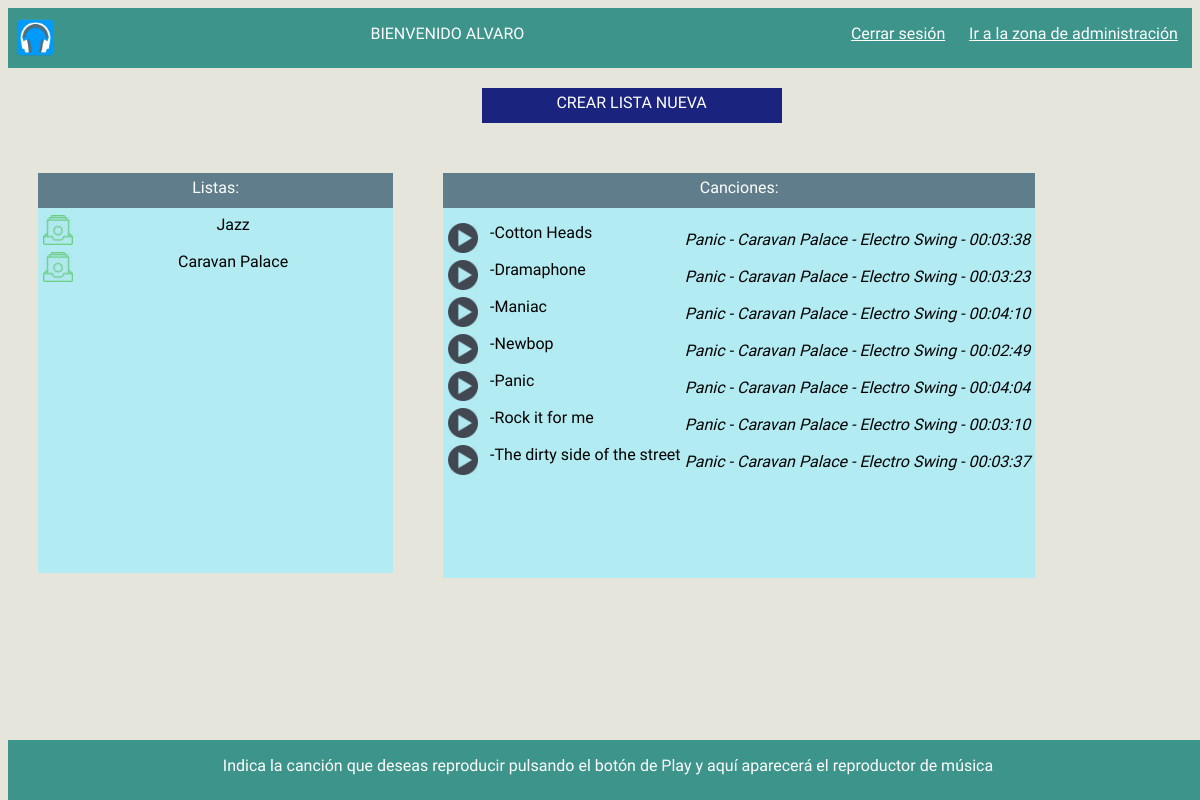
The app's page /area_usuario/usuario.php?id=4 (signed in) with its own data.
### tables this page shows
CREATE TABLE IF NOT EXISTS `lista` (
`id_lista` int(11) NOT NULL,
  `nombre_usuariofk` varchar(20) NOT NULL,
  `nombre_lista` varchar(50) NOT NULL,
  `fecha_crea` date NOT NULL
);

CREATE TABLE IF NOT EXISTS `cancion` (
`id_cancion` int(11) NOT NULL,
  `nombre_cancion` varchar(50) NOT NULL,
  `album` varchar(50) DEFAULT NULL,
  `anio_salida` year(4) DEFAULT NULL,
  `autor` varchar(50) DEFAULT NULL,
  `genero` varchar(50) DEFAULT NULL,
  `duracion` time NOT NULL
);

### area_usuario/usuario.php (the view, shortened to what this page needs)
<?php
  include("../configuracion_bd.php");
?>
<!DOCTYPE html>
<html lang="en">
  <head>
    <link rel="stylesheet" type="text/css" href="../estilos/general.css">
  </head>
  <body onLoad="setup();">
      <div class="cabecera">
        <div id="cabecera1"><img src="../img/headphones.png"><p><?php echo "BIENVENIDO ".strtoupper($_SESSION["usuario"]);
           ?></p></div>
          <div id="cabecera2"><p><a href="cierre.php">Cerrar sesión</a><?php if($_SESSION['nivel']==0) {
               echo "&nbsp &nbsp &nbsp <a href='administracion.php'>Ir a la zona de administración</a>";
           } ?></p></div>
      </div>
      <div class="nuevalista"><a href="crear.php">CREAR LISTA NUEVA</a></div>
      <div class="listas">
          <div class="liscab">Listas:</div>
          <div class="liscont">
             <ul class="listausu">
               <?php
             $connection = new mysqli($db_host, $db_user, $db_password, $db_name);
$connection->set_charset("utf8");
        if ($result = $connection->query("SELECT * FROM lista join usuario on lista.nombre_usuariofk=usuario.nombre_usuario
            WHERE nombre_usuario='".$_SESSION['usuario']."';")) {
              if ($result->num_rows===0) {
                echo "<p>No tiene lista</p>";
              } else {
                 while($obj = $result->fetch_object()) {
                     echo "<li><a href='editar.php?id=$obj->id_lista'><img src='../img/lista.png'></a><a href='usuario.php?id=$obj->id_lista'> ".$obj->nombre_lista." <span class='fechacr'></span> </a></li>";
                 }
              }
          } else {
            echo "Consulta equivocada";
          }
?>
              </ul>
        </div>
      </div>
      <div class="canciones">
          <div class="cancab">Canciones:</div>
          <div class="cancont"><?php
if (isset($_GET["id"])) {
        if ($result2 = $connection->query("SELECT * FROM lista , usuario, forma, cancion WHERE lista.nombre_usuariofk=usuario.nombre_usuario AND lista.id_lista=forma.id_listafk AND cancion.id_cancion=forma.id_cancionfk2 AND nombre_usuario='".$_SESSION['usuario']."' AND id_lista='".$_GET['id']."' ORDER BY num_cancion asc;")) {
              if ($result2->num_rows===0) {
                echo "<p>&nbsp &nbsp &nbsp &nbsp &nbsp Lista vacía</p>";
              } else {
                 while($obj2 = $result2->fetch_object()) {
                     $cancion=array('id'=>$_GET['id'],'cancion'=>$obj2->nombre_cancion);
                     $url=http_build_query($cancion);
                     $url_final="usuario.php?".$url;
                    echo "<li><a href='$url_final'><img src='../img/play.png'></a>&nbsp&nbsp&nbsp-".substr($obj2->nombre_cancion, 0, -4)."<p class='caninfo'>".$obj2->album." - ".$obj2->autor." - ".$obj2->genero." - ".$obj2->duracion."</p></li>";
                 }
              }
          } else {
            echo "Consulta equivocada";
          }
}
else {
            echo "<p class='formcont'>  Primero elige tu lista de reproducción</p>";
}
              ?>
        </div>
      </div>
      <div class="pie"><?php
if (isset($_GET["cancion"])) {
echo "<div class='actual'><p>Reproduciendo actualmente: ".substr($_GET['cancion'], 0, -4)."</p></div><div class='rep'><audio id='audio' src='../../aver/".$_GET['cancion']."' controls='controls' autoplay><p>Este navegador es compatible con nuestro reproductor de música, rogamos lo intente de nuevo en otro navegador</p></audio></div><div class='siguiente'><p></p></div>";
              } else {
    echo "<p>Indica la canción que deseas reproducir pulsando el botón de Play y aquí aparecerá el reproductor de música</p>";
}
          ?></div>
  </body>
</html>

### estilos/general.css (style rules this page uses)
body { font-family: 'Dosis', sans-serif; background-color: #E5E5DB; height: 580px; }
.cabecera { height: 60px; margin: left; background-color: #3C948B; margin-top: 0px; color: white; text-align: center; top: 0; width: 100%; }
#cabecera1 { height: 60px; float: left; width: 70%; }
#cabecera1 img { height: 45px; float: left; width: 45px; margin-top: 7px; margin-left: 5px; }
#cabecera2 { height: 60px; float: left; width: 30%; }
#cabecera2 a { color: white; }
.pie { width: 100%; height: 60px; position: fixed; background-color: #3C948B; bottom: 0; color: white; text-align: center; }
.listas { float: left; margin-top: 50px; margin-left: 30px; width: 30%; height: 400px; background-color: white; }
.liscab { width: auto; height: 30px; text-align: center; background-color: #607D8B; padding-top: 5px; color: white; }
.liscont { text-align: center; padding-top: 20px; background-color: #B2EBF2; height: 345px; overflow: scroll; }
.listausu { margin-left:-40px; margin-top: -18px; }
.listausu li { list-style-type: none; margin-bottom: 2px; height: 30px; padding-top: 5px; }
.listausu li img { height: 30px; width: 30px; margin-left: 5px; float: left; }
.listausu a { text-decoration: none; color: black; }
.canciones { float: left; margin-left: 50px; margin-top: 50px; width: 50%; height: 400px; background-color: white; }
.cancab { width: auto; height: 30px; text-align: center; background-color: #607D8B; padding-top: 5px; color: white; }
.cancont { padding-top: 10px; background-color: #B2EBF2; height: 360px; overflow: scroll; }
.cancont li { list-style-type: none; margin-bottom: 2px; height: 30px; padding-top: 5px; cursor: pointer; }
.cancont li img { height: 30px; width: 30px; margin-left: 5px; float: left; }
.caninfo { text-align: right; font-style: italic; margin: 0px; margin-top: -12px; margin-right: 5px; }
.nuevalista { width: 300px; height: 30px; margin-left: 40%; margin-top: 20px; padding-top: 5px; background-color: #1A237E; text-align: center; }
.nuevalista a { color: white; text-decoration: none; }

### records on screen
lista: nombre_lista "Jazz"
lista: nombre_lista "Caravan Palace", cancion.nombre_cancion "Cotton Heads", cancion.album "Panic", cancion.autor "Caravan Palace", cancion.genero "Electro Swing", cancion.duracion "00:03:38", cancion.nombre_cancion "Dramaphone", cancion.duracion "00:03:23", cancion.nombre_cancion "Maniac", cancion.duracion "00:04:10", cancion.nombre_cancion "Newbop", cancion.duracion "00:02:49", cancion.nombre_cancion "Panic", cancion.duracion "00:04:04", cancion.nombre_cancion "Rock it for me", cancion.duracion "00:03:10", cancion.nombre_cancion "The dirty side of the street", cancion.duracion "00:03:37"

### other values on screen
$_SESSION["usuario"] "ALVARO"
